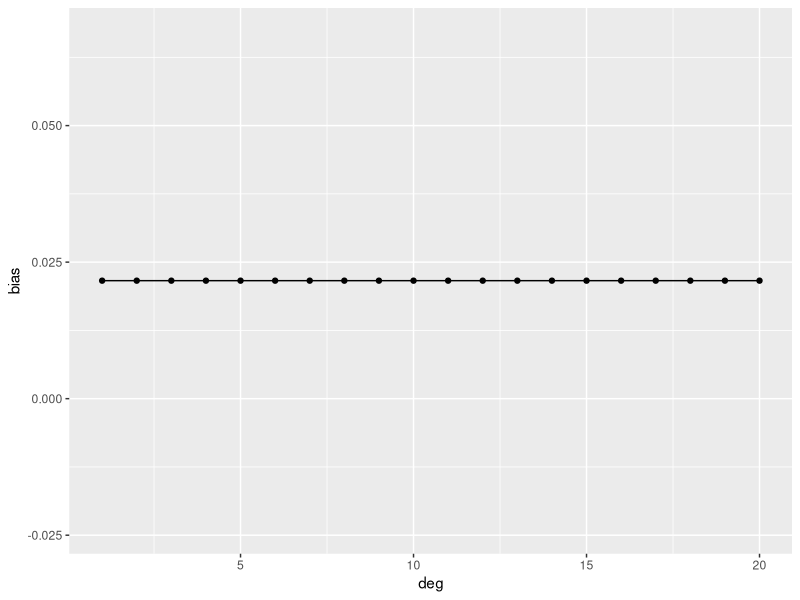

Source code (R):
## ---- chunk 1
library(ggplot2)
library(dplyr)
library(tidyr)

# function to rotate the matricies so that they are easier to work with
rotate <- function(x) t(apply(x, 2, rev))

recordData <- function(i, polyDegree, mse, bias, varience, eps) {
  mseVals[i, polyDegree] <<- mse
  biasVals[i, polyDegree] <<- bias
  varVals[i, polyDegree] <<- varience
  epsVals[i, polyDegree] <<- eps
  #browser()
}

runExperiment <- function(iteration, polyDegree) {
  ## Make the training set
  noise <- .5 # sigma
  epsilon <- rnorm(1, 0, noise)
  n <- 100 # training set size
  x <- runif(n, 0, 1) # the random numbers
  y <- trueFunction(x) + rnorm(n, 0, noise)
  #ggplot(NULL, aes(x, y)) + geom_point() + ggtitle("Training Set")
  
  # Predictions
  model <- lm(y~poly(x, polyDegree)) # a linear model using a first degree polynomial
  fhat_x0 <- predict(model, newdata=data.frame(x = x0))
  epsilon <- rnorm(1, 0, noise)
  y0 <- trueFunction(x0) + epsilon
  
  # Get the data that we want
  meanSquareError <- (y0-fhat_x0)^2
  bias <- trueFunction(x0) - fhat_x0
  varience <- fhat_x0
  epsilon # we also want to store this, even though we already have it
  recordData(i = iteration, polyDegree = polyDegree, mse = meanSquareError, bias = bias, varience = varience, eps = epsilon)
}

# Setup
x0 <- .5 # the x0
numDegrees <- 20
numIterations <- 100
trueFunction <- function(x) {
  sin(x * pi) # whatever we want to plot
}
mseVals <- matrix(nrow = numIterations, ncol = numDegrees)
biasVals <- matrix(nrow = numIterations, ncol = numDegrees)
varVals <- matrix(nrow = numIterations, ncol = numDegrees)
epsVals <- matrix(nrow = numIterations, ncol = numDegrees)
for (i in 1:numIterations) {
  for (degree in 1:numDegrees) {
    runExperiment(iteration = i, polyDegree = degree)     
    mean(mseVals[i, degree])
    var(varVals[i, degree])
    mean(biasVals[i, degree])^2
    var(epsVals[i, degree])
    
    mean(mseVals[i, degree])
    var(varVals[i, degree]) + mean(biasVals[i, degree])^2 + var(epsVals[i, degree])
  }
}

biasVals <- rotate(biasVals)

mv.df <- data.frame(deg = 1:numDegrees, bias = mean(biasVals))
ggplot(mv.df, aes(deg, bias)) + geom_point() + geom_line()
